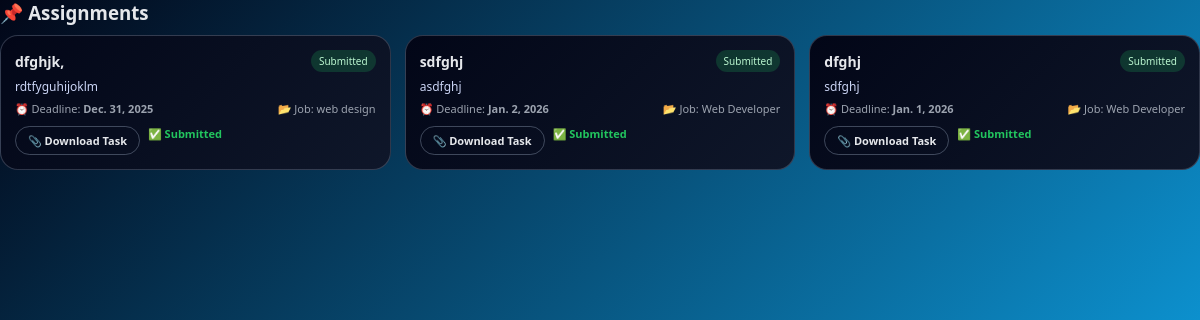
The page /freelancer/assignments/ (signed in) on the database its author committed.
### marketplace/models.py (models this page shows, shortened)
class Assignment(models.Model):
    STATUS_CHOICES = [
        ("assigned", "Assigned"),
        ("submitted", "Submitted"),
        ("reviewed", "Reviewed"),
    ]
    recruiter = models.ForeignKey(
        User, on_delete=models.CASCADE, related_name="assignments_given"
    )
    freelancer = models.ForeignKey(
        User, on_delete=models.CASCADE, related_name="assignments_received"
    )
    job = models.ForeignKey(
        "Job", on_delete=models.CASCADE
    )
    title = models.CharField(max_length=200)
    description = models.TextField()
    deadline = models.DateField(null=True, blank=True)
    assignment_file = models.FileField(
        upload_to="assignments/recruiter/", blank=True, null=True
    )
    submission_file = models.FileField(
        upload_to="assignments/freelancer/", blank=True, null=True
    )
    status = models.CharField(
        max_length=20, choices=STATUS_CHOICES, default="assigned"
    )
    created_at = models.DateTimeField(auto_now_add=True)

class Job(models.Model):
    STATUS_CHOICES = (
        ('open', 'Open'),
        ('in_progress', 'In Progress'),
        ('completed', 'Completed'),
        ('cancelled', 'Cancelled'),
    )
    client = models.ForeignKey(User, on_delete=models.CASCADE, related_name='jobs')
    title = models.CharField(max_length=200)
    description = models.TextField()
    budget_min = models.DecimalField(max_digits=10, decimal_places=2)
    budget_max = models.DecimalField(max_digits=10, decimal_places=2)
    created_at = models.DateTimeField(auto_now_add=True)
    status = models.CharField(max_length=20, choices=STATUS_CHOICES, default='open')

### marketplace/views.py (the view)
# urls.py: path("freelancer/assignments/",views.freelancer_assignments,name="freelancer_assignments"),
@login_required
def freelancer_assignments(request):
    assignments = Assignment.objects.filter(freelancer=request.user)
    return render(
        request,
        "marketplace/freelancer_assignments.html",
        {"assignments": assignments}
    )

### marketplace/templates/marketplace/freelancer_assignments.html (shortened to what this page needs)
<h3 style="margin-bottom:10px">📌 Assignments</h3>
<div class="assignments-grid">
{% for a in assignments %}
  <div class="assignment-card">
    <div class="assignment-header">
      <div class="assignment-title">{{ a.title }}</div>
      <span class="status {{ a.status }}">
        {{ a.get_status_display }}
      </span>
    </div>
    <p class="assignment-desc">
      {{ a.description }}
    </p>
    <div class="assignment-meta">
      <span>⏰ Deadline: <b>{{ a.deadline }}</b></span>
      <span>📂 Job: {{ a.job.title }}</span>
    </div>
    <div class="assignment-actions">
      {% if a.assignment_file %}
        <a href="{{ a.assignment_file.url }}" class="btn btn-outline" target="_blank">
          📎 Download Task
        </a>
      {% endif %}
      {% if a.status != "submitted" %}
        <a href="{% url 'assignment_submit' a.id %}" class="btn btn-primary">
          🚀 Submit
        </a>
      {% else %}
        <span class="submitted-note">✅ Submitted</span>
      {% endif %}
    </div>
  </div>
{% empty %}
  <div class="empty-state">
    🎉 No assignments yet. When a recruiter assigns work, it will appear here.
  </div>
{% endfor %}
</div>

### marketplace/templates/marketplace/freelancer_assignments.html (style rules this page uses)
.assignments-grid { display:grid; grid-template-columns:repeat(auto-fill,minmax(300px,1fr)); gap:14px; }
.assignment-card { background:linear-gradient(135deg,#020617,#0f172a); border-radius:18px; padding:14px; border:1px solid rgba(148,163,184,.3); transition:.25s; }
.assignment-header { display:flex; justify-content:space-between; align-items:center; margin-bottom:6px; }
.assignment-title { font-size:14px; font-weight:600; }
.status { font-size:10px; padding:4px 8px; border-radius:999px; }
.status.submitted { background:rgba(34,197,94,.2); color:#bbf7d0; }
.assignment-desc { font-size:12px; color:#cbd5f5; margin:6px 0; }
.assignment-meta { font-size:11px; color:#9ca3af; display:flex; justify-content:space-between; margin-bottom:10px; }
.assignment-actions { display:flex; gap:8px; flex-wrap:wrap; }
.btn { padding:6px 12px; border-radius:999px; font-size:11px; text-decoration:none; font-weight:600; }
.btn-outline { border:1px solid rgba(148,163,184,.4); color:#e5e7eb; }
.submitted-note { font-size:11px; color:#22c55e; font-weight:600; }

### rows shown on the page
Assignment: title "dfghjk,", status "Submitted", description "rdtfyguhijoklm", deadline "Dec. 31, 2025", job "web design", shows "✅ Submitted"
Assignment: title "sdfghj", status "Submitted", description "asdfghj", deadline "Jan. 2, 2026", job "Web Developer", shows "✅ Submitted"
Assignment: title "dfghj", status "Submitted", description "sdfghj", deadline "Jan. 1, 2026", job "Web Developer", shows "✅ Submitted"
